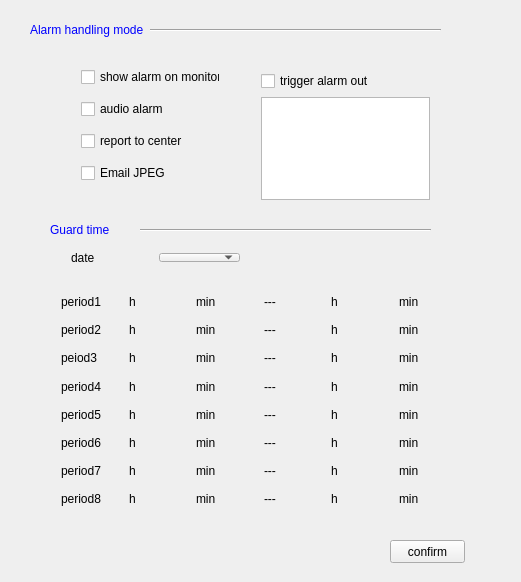
<?xml version="1.0" encoding="UTF-8"?>
<ui version="4.0">
 <class>CVILostClass</class>
 <widget class="QWidget" name="CVILostClass">
  <property name="geometry">
   <rect>
    <x>0</x>
    <y>0</y>
    <width>521</width>
    <height>582</height>
   </rect>
  </property>
  <property name="windowTitle">
   <string>CVILost</string>
  </property>
  <widget class="QLabel" name="label_6">
   <property name="geometry">
    <rect>
     <x>30</x>
     <y>20</y>
     <width>131</width>
     <height>21</height>
    </rect>
   </property>
   <property name="text">
    <string>&lt;!DOCTYPE HTML PUBLIC &quot;-//W3C//DTD HTML 4.0//EN&quot; &quot;http://www.w3.org/TR/REC-html40/strict.dtd&quot;&gt;
&lt;html&gt;&lt;head&gt;&lt;meta name=&quot;qrichtext&quot; content=&quot;1&quot; /&gt;&lt;style type=&quot;text/css&quot;&gt;
p, li { white-space: pre-wrap; }
&lt;/style&gt;&lt;/head&gt;&lt;body style=&quot; font-family:'宋体'; font-size:9pt; font-weight:400; font-style:normal;&quot;&gt;
&lt;p style=&quot; margin-top:0px; margin-bottom:0px; margin-left:0px; margin-right:0px; -qt-block-indent:0; text-indent:0px;&quot;&gt;&lt;span style=&quot; color:#0000ff;&quot;&gt;Alarm handling mode&lt;/span&gt;&lt;/p&gt;&lt;/body&gt;&lt;/html&gt;</string>
   </property>
  </widget>
  <widget class="Line" name="line_2">
   <property name="geometry">
    <rect>
     <x>150</x>
     <y>20</y>
     <width>291</width>
     <height>20</height>
    </rect>
   </property>
   <property name="orientation">
    <enum>Qt::Horizontal</enum>
   </property>
  </widget>
  <widget class="QWidget" name="layoutWidget">
   <property name="geometry">
    <rect>
     <x>70</x>
     <y>50</y>
     <width>161</width>
     <height>151</height>
    </rect>
   </property>
   <layout class="QGridLayout" name="gridLayout">
    <item row="0" column="0">
     <widget class="QCheckBox" name="checkbo01">
      <property name="text">
       <string>show alarm on monitor</string>
      </property>
     </widget>
    </item>
    <item row="1" column="0">
     <widget class="QCheckBox" name="checkbo02">
      <property name="text">
       <string>audio alarm</string>
      </property>
     </widget>
    </item>
    <item row="2" column="0">
     <widget class="QCheckBox" name="checkbo04">
      <property name="text">
       <string>report to center</string>
      </property>
     </widget>
    </item>
    <item row="3" column="0">
     <widget class="QCheckBox" name="checkbo10">
      <property name="text">
       <string>Email JPEG     </string>
      </property>
     </widget>
    </item>
   </layout>
  </widget>
  <widget class="QPushButton" name="btnSave">
   <property name="geometry">
    <rect>
     <x>390</x>
     <y>540</y>
     <width>75</width>
     <height>23</height>
    </rect>
   </property>
   <property name="text">
    <string>confirm</string>
   </property>
  </widget>
  <widget class="QLabel" name="label_7">
   <property name="geometry">
    <rect>
     <x>50</x>
     <y>220</y>
     <width>131</width>
     <height>21</height>
    </rect>
   </property>
   <property name="text">
    <string>&lt;!DOCTYPE HTML PUBLIC &quot;-//W3C//DTD HTML 4.0//EN&quot; &quot;http://www.w3.org/TR/REC-html40/strict.dtd&quot;&gt;
&lt;html&gt;&lt;head&gt;&lt;meta name=&quot;qrichtext&quot; content=&quot;1&quot; /&gt;&lt;style type=&quot;text/css&quot;&gt;
p, li { white-space: pre-wrap; }
&lt;/style&gt;&lt;/head&gt;&lt;body style=&quot; font-family:'宋体'; font-size:9pt; font-weight:400; font-style:normal;&quot;&gt;
&lt;p style=&quot; margin-top:0px; margin-bottom:0px; margin-left:0px; margin-right:0px; -qt-block-indent:0; text-indent:0px;&quot;&gt;&lt;span style=&quot; color:#0000ff;&quot;&gt;Guard time&lt;/span&gt;&lt;/p&gt;&lt;/body&gt;&lt;/html&gt;</string>
   </property>
  </widget>
  <widget class="Line" name="line_3">
   <property name="geometry">
    <rect>
     <x>140</x>
     <y>220</y>
     <width>291</width>
     <height>20</height>
    </rect>
   </property>
   <property name="orientation">
    <enum>Qt::Horizontal</enum>
   </property>
  </widget>
  <widget class="QWidget" name="layoutWidget_2">
   <property name="geometry">
    <rect>
     <x>50</x>
     <y>280</y>
     <width>421</width>
     <height>241</height>
    </rect>
   </property>
   <layout class="QGridLayout" name="gridLayout_3">
    <item row="0" column="0">
     <layout class="QVBoxLayout" name="verticalLayout_4">
      <item>
       <widget class="QLabel" name="label_8">
        <property name="text">
         <string>period1</string>
        </property>
       </widget>
      </item>
      <item>
       <widget class="QLabel" name="label_12">
        <property name="text">
         <string>period2</string>
        </property>
       </widget>
      </item>
      <item>
       <widget class="QLabel" name="label_18">
        <property name="text">
         <string>peiod3</string>
        </property>
       </widget>
      </item>
      <item>
       <widget class="QLabel" name="label_30">
        <property name="text">
         <string>period4</string>
        </property>
       </widget>
      </item>
      <item>
       <widget class="QLabel" name="label_24">
        <property name="text">
         <string>period5</string>
        </property>
       </widget>
      </item>
      <item>
       <widget class="QLabel" name="label_42">
        <property name="text">
         <string>period6</string>
        </property>
       </widget>
      </item>
      <item>
       <widget class="QLabel" name="label_36">
        <property name="text">
         <string>period7</string>
        </property>
       </widget>
      </item>
      <item>
       <widget class="QLabel" name="label_48">
        <property name="text">
         <string>period8</string>
        </property>
       </widget>
      </item>
     </layout>
    </item>
    <item row="0" column="2">
     <layout class="QVBoxLayout" name="verticalLayout_6">
      <item>
       <widget class="QLabel" name="label_9">
        <property name="text">
         <string>h</string>
        </property>
       </widget>
      </item>
      <item>
       <widget class="QLabel" name="label_13">
        <property name="text">
         <string>h</string>
        </property>
       </widget>
      </item>
      <item>
       <widget class="QLabel" name="label_19">
        <property name="text">
         <string>h</string>
        </property>
       </widget>
      </item>
      <item>
       <widget class="QLabel" name="label_31">
        <property name="text">
         <string>h</string>
        </property>
       </widget>
      </item>
      <item>
       <widget class="QLabel" name="label_25">
        <property name="text">
         <string>h</string>
        </property>
       </widget>
      </item>
      <item>
       <widget class="QLabel" name="label_43">
        <property name="text">
         <string>h</string>
        </property>
       </widget>
      </item>
      <item>
       <widget class="QLabel" name="label_37">
        <property name="text">
         <string>h</string>
        </property>
       </widget>
      </item>
      <item>
       <widget class="QLabel" name="label_49">
        <property name="text">
         <string>h</string>
        </property>
       </widget>
      </item>
     </layout>
    </item>
    <item row="0" column="3">
     <layout class="QVBoxLayout" name="vLayStartMin"/>
    </item>
    <item row="0" column="4">
     <layout class="QVBoxLayout" name="verticalLayout_5">
      <item>
       <widget class="QLabel" name="label_10">
        <property name="text">
         <string>min</string>
        </property>
       </widget>
      </item>
      <item>
       <widget class="QLabel" name="label_14">
        <property name="text">
         <string>min</string>
        </property>
       </widget>
      </item>
      <item>
       <widget class="QLabel" name="label_20">
        <property name="text">
         <string>min</string>
        </property>
       </widget>
      </item>
      <item>
       <widget class="QLabel" name="label_32">
        <property name="text">
         <string>min</string>
        </property>
       </widget>
      </item>
      <item>
       <widget class="QLabel" name="label_26">
        <property name="text">
         <string>min</string>
        </property>
       </widget>
      </item>
      <item>
       <widget class="QLabel" name="label_44">
        <property name="text">
         <string>min</string>
        </property>
       </widget>
      </item>
      <item>
       <widget class="QLabel" name="label_38">
        <property name="text">
         <string>min</string>
        </property>
       </widget>
      </item>
      <item>
       <widget class="QLabel" name="label_50">
        <property name="text">
         <string>min</string>
        </property>
       </widget>
      </item>
     </layout>
    </item>
    <item row="0" column="5">
     <layout class="QVBoxLayout" name="verticalLayout_7">
      <item>
       <widget class="QLabel" name="label_11">
        <property name="text">
         <string>---</string>
        </property>
       </widget>
      </item>
      <item>
       <widget class="QLabel" name="label_15">
        <property name="text">
         <string>---</string>
        </property>
       </widget>
      </item>
      <item>
       <widget class="QLabel" name="label_21">
        <property name="text">
         <string>---</string>
        </property>
       </widget>
      </item>
      <item>
       <widget class="QLabel" name="label_33">
        <property name="text">
         <string>---</string>
        </property>
       </widget>
      </item>
      <item>
       <widget class="QLabel" name="label_27">
        <property name="text">
         <string>---</string>
        </property>
       </widget>
      </item>
      <item>
       <widget class="QLabel" name="label_45">
        <property name="text">
         <string>---</string>
        </property>
       </widget>
      </item>
      <item>
       <widget class="QLabel" name="label_39">
        <property name="text">
         <string>---</string>
        </property>
       </widget>
      </item>
      <item>
       <widget class="QLabel" name="label_51">
        <property name="text">
         <string>---</string>
        </property>
       </widget>
      </item>
     </layout>
    </item>
    <item row="0" column="6">
     <layout class="QVBoxLayout" name="vLayEndHour"/>
    </item>
    <item row="0" column="7">
     <layout class="QVBoxLayout" name="verticalLayout_8">
      <item>
       <widget class="QLabel" name="label_16">
        <property name="text">
         <string>h</string>
        </property>
       </widget>
      </item>
      <item>
       <widget class="QLabel" name="label_17">
        <property name="text">
         <string>h</string>
        </property>
       </widget>
      </item>
      <item>
       <widget class="QLabel" name="label_22">
        <property name="text">
         <string>h</string>
        </property>
       </widget>
      </item>
      <item>
       <widget class="QLabel" name="label_34">
        <property name="text">
         <string>h</string>
        </property>
       </widget>
      </item>
      <item>
       <widget class="QLabel" name="label_28">
        <property name="text">
         <string>h</string>
        </property>
       </widget>
      </item>
      <item>
       <widget class="QLabel" name="label_46">
        <property name="text">
         <string>h</string>
        </property>
       </widget>
      </item>
      <item>
       <widget class="QLabel" name="label_40">
        <property name="text">
         <string>h</string>
        </property>
       </widget>
      </item>
      <item>
       <widget class="QLabel" name="label_52">
        <property name="text">
         <string>h</string>
        </property>
       </widget>
      </item>
     </layout>
    </item>
    <item row="0" column="8">
     <layout class="QVBoxLayout" name="vLayEndMin"/>
    </item>
    <item row="0" column="9">
     <layout class="QVBoxLayout" name="verticalLayout_3">
      <item>
       <widget class="QLabel" name="label_23">
        <property name="text">
         <string>min</string>
        </property>
       </widget>
      </item>
      <item>
       <widget class="QLabel" name="label_29">
        <property name="text">
         <string>min</string>
        </property>
       </widget>
      </item>
      <item>
       <widget class="QLabel" name="label_35">
        <property name="text">
         <string>min</string>
        </property>
       </widget>
      </item>
      <item>
       <widget class="QLabel" name="label_41">
        <property name="text">
         <string>min</string>
        </property>
       </widget>
      </item>
      <item>
       <widget class="QLabel" name="label_47">
        <property name="text">
         <string>min</string>
        </property>
       </widget>
      </item>
      <item>
       <widget class="QLabel" name="label_53">
        <property name="text">
         <string>min</string>
        </property>
       </widget>
      </item>
      <item>
       <widget class="QLabel" name="label_54">
        <property name="text">
         <string>min</string>
        </property>
       </widget>
      </item>
      <item>
       <widget class="QLabel" name="label_55">
        <property name="text">
         <string>min</string>
        </property>
       </widget>
      </item>
     </layout>
    </item>
    <item row="0" column="1">
     <layout class="QVBoxLayout" name="vLayStartHour"/>
    </item>
   </layout>
  </widget>
  <widget class="QWidget" name="layoutWidget">
   <property name="geometry">
    <rect>
     <x>250</x>
     <y>60</y>
     <width>191</width>
     <height>151</height>
    </rect>
   </property>
   <layout class="QGridLayout" name="gridLayout_2">
    <item row="0" column="0">
     <widget class="QCheckBox" name="checkbo08">
      <property name="text">
       <string>trigger alarm out</string>
      </property>
     </widget>
    </item>
    <item row="1" column="0">
     <widget class="QTableWidget" name="tableAlarmOut"/>
    </item>
   </layout>
  </widget>
  <widget class="QWidget" name="layoutWidget">
   <property name="geometry">
    <rect>
     <x>60</x>
     <y>242</y>
     <width>191</width>
     <height>31</height>
    </rect>
   </property>
   <layout class="QGridLayout" name="gridLayout_4">
    <item row="0" column="0">
     <widget class="QLabel" name="label">
      <property name="text">
       <string>date</string>
      </property>
     </widget>
    </item>
    <item row="0" column="1">
     <widget class="QComboBox" name="comboWeekDay"/>
    </item>
   </layout>
  </widget>
 </widget>
 <layoutdefault spacing="6" margin="11"/>
 <resources/>
 <connections/>
</ui>
